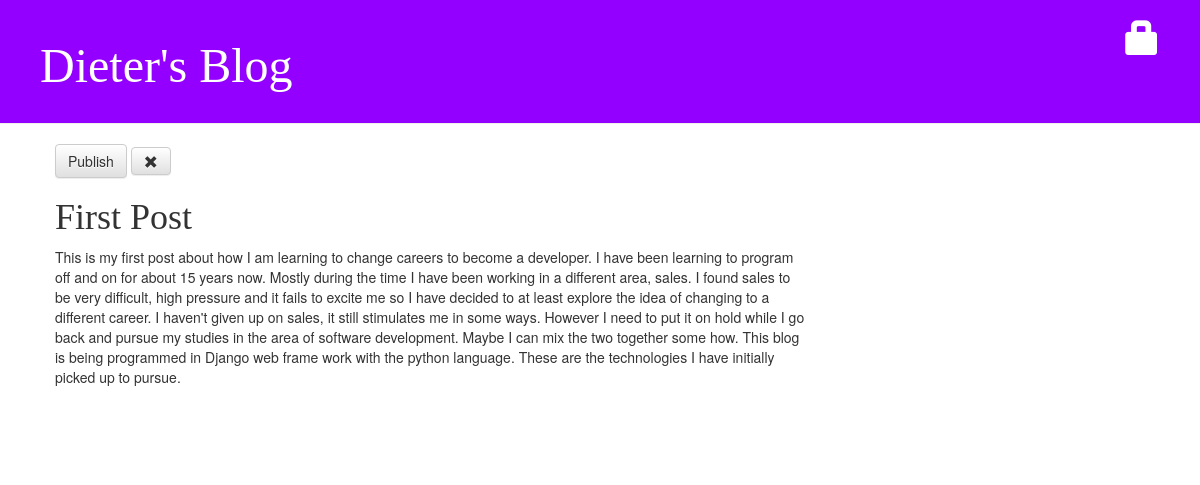
/post/1/, run on an earlier commit of the app's database.
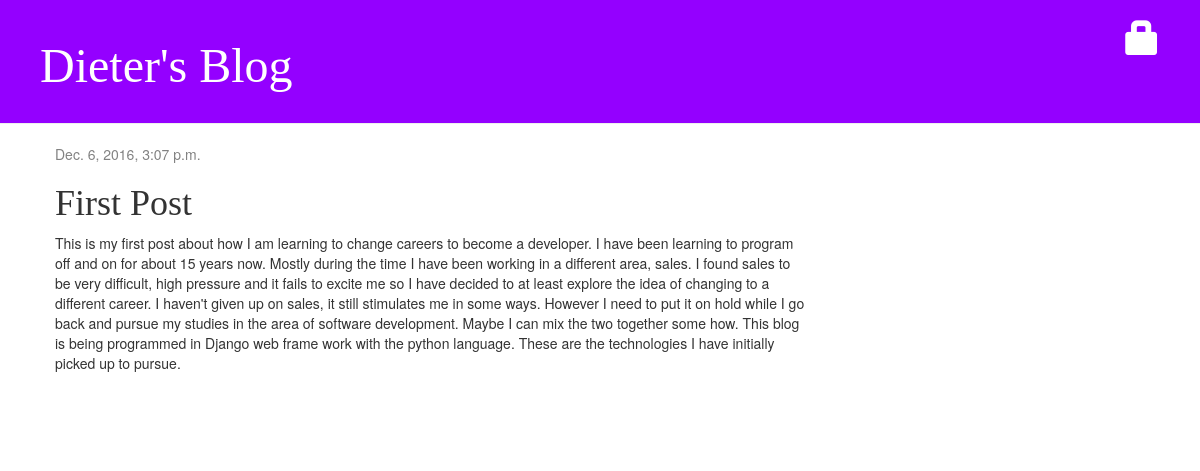
And on a later commit of the database.
### blog/models.py (models this page shows, shortened)
class Post(models.Model):
    author = models.ForeignKey('auth.User')
    title = models.CharField(max_length=200)
    text = models.TextField()
    created_date = models.DateTimeField(
            default=timezone.now)
    published_date = models.DateTimeField(
            blank=True, null=True)

### blog/views.py (the view)
# urls.py: url(r'^post/(?P<pk>\d+)/$', views.post_detail, name='post_detail'),
def post_detail(request, pk):
    post = get_object_or_404(Post, pk=pk)
    return render(request, 'blog/post_detail.html', {'post': post})

### blog/templates/blog/post_detail.html (shortened to what this page needs)
{% extends 'blog/base.html' %}
{% block content %}
    	<div class="post">
      {% if post.published_date %}
    	<div class="date">
        	{{ post.published_date }}
    	</div>
	 {% else %}
    		<a class="btn btn-default" href="{% url 'post_publish' pk=post.pk %}">Publish</a>
    		<a class="btn btn-default" href="{% url 'post_remove' pk=post.pk %}"><span class="glyphicon glyphicon-remove"></span></a>
	{% endif %}
        <h1>{{ post.title }}</h1>
        <p>{{ post.text|linebreaksbr }}</p>
    </div>
{% endblock %}

### blog/templates/blog/base.html (shortened to what this page needs)
{% load staticfiles %}
<html>
    <head>
        <link rel="stylesheet" href="//maxcdn.bootstrapcdn.com/bootstrap/3.2.0/css/bootstrap.min.css">
        <link rel="stylesheet" href="//maxcdn.bootstrapcdn.com/bootstrap/3.2.0/css/bootstrap-theme.min.css">
        <link rel="stylesheet" href="{% static 'css/blog.css' %}">
    </head>
    <body>
      <div class="page-header">
        {% if user.is_authenticated %}
            <a href="{% url 'post_new' %}" class="top-menu"><span class="glyphicon glyphicon-plus"></span></a>
            <a href="{% url 'post_draft_list' %}" class="top-menu"><span class="glyphicon glyphicon-edit"></span></a>
            <p class="top-menu">Hello {{ user.username }}<small>(<a href="{% url 'logout' %}">Log out</a>)</small></p>
        {% else %}
            <a href="{% url 'login' %}" class="top-menu"><span class="glyphicon glyphicon-lock"></span></a>
        {% endif %}
        <h1><a href="/">Dieter's Blog</a></h1>
    </div>
    <div class="content container">
        <div class="row">
            <div class="col-md-8">
            {% block content %}
            {% endblock %}
            </div>
        </div>
    </div>
    </body>
</html>

### blog/static/css/blog.css (style rules this page uses)
.page-header { background-color: #9400ff; margin-top: 0; padding: 20px 20px 20px 40px; }
.page-header h1, .page-header h1 a, .page-header h1 a:visited, .page-header h1 a:active { color: #ffffff; font-size: 36pt; text-decoration: none; }
.content { margin-left: 40px; }
h1, h2, h3, h4 { font-family: 'Aref Ruqaa', cursive; }
.date { color: #828282; }
.top-menu, .top-menu:hover, .top-menu:visited { color: #ffffff; float: right; font-size: 26pt; margin-right: 20px; }
.post { margin-bottom: 70px; }

What changed in the data, as far as the page shows it:
changed Post "First Post": published_date (not shown) → "Dec. 6, 2016, 3:07 p.m."
Also different on the page:
text no longer shown: "Publish"
